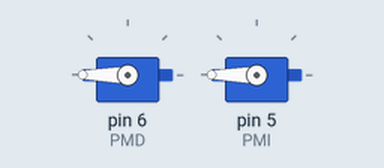
The sketch below on a simulated Arduino Uno, built with avr-gcc and run on an emulated ATmega328P. Parts: 2 × servo.

Above: at 0.05 s.
At 3.95 s:
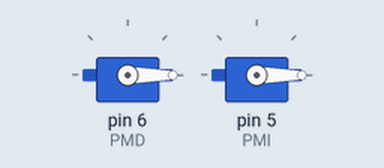
At 7.95 s:
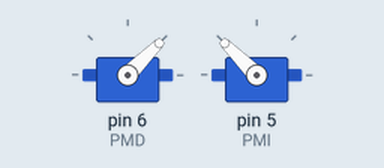
At 15.95 s:
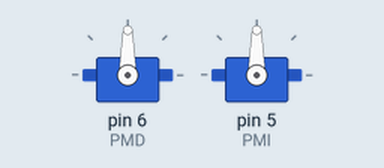
Timing chart, 0 to 20.8 s (numbered marks = the images above):
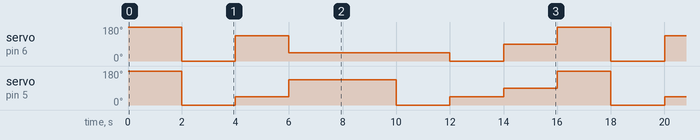

The sketch:

traccion_servos.ino
```cpp
#include "Arduino.h"
#include <Servo.h>
Servo motorD;  // crea el objeto servo
Servo motorI;  // crea el objeto servo
#define PMD 6 // vincula el servo al pin digital 6
#define PMI 5 // vincula el servo al pin digital 5

void setup() {

  motorD.attach(PMD);
  motorI.attach(PMI);
}

void loop() {
  forward();
  delay (2000);
  backward();
  delay (2000);
  left();
  delay (2000);
  right();
  delay (2000);
  delay (2000);
  backwardRight();
  delay (2000);
  backwardLeft();
  delay (2000);
  Stop();
  delay (2000);
}

void forward()
{
  motorD.write(180);  //sentido horario
  motorI.write(180);  //sentido horario
  Serial.println("avance");
}

void backward()
{
  motorD.write(0);  //sentido antihorario
  motorI.write(0);  //sentido antihorario
  Serial.println("retroceso");
}
void left()
{
  motorD.write(135);  //sentido antihorario
  motorI.write(45);  //sentido antihorario
  Serial.println("izquierda");
}
void right()
{
  motorD.write(45);  //sentido antihorario
  motorI.write(135);  //sentido antihorario
  Serial.println("derecha");
}

void backwardRight()
{
  motorD.write(45);  //sentido antihorario
  motorI.write(0);  //sentido antihorario
  Serial.println("retrocesoderecha");
}
void backwardLeft()
{
  motorD.write(0);  //sentido antihorario
  motorI.write(45);  //sentido antihorario
  Serial.println("retrocesoizquierda");
}
void Stop()
{
  motorD.write(90);  //sentido antihorario
  motorI.write(90);  //sentido antihorario


}
```

Measured:
- by itself, servo on pin 6 (PMD): repeats every 16.0 s: 135° 2.0 s, 45° 6.0 s, 0° 2.0 s, 90° 2.0 s, 180° 2.0 s, 0° 2.0 s
- by itself, servo on pin 5 (PMI): repeats every 16.0 s: 45° 2.0 s, 135° 4.0 s, 0° 2.0 s, 45° 2.0 s, 90° 2.0 s, 180° 2.0 s, 0° 2.0 s
